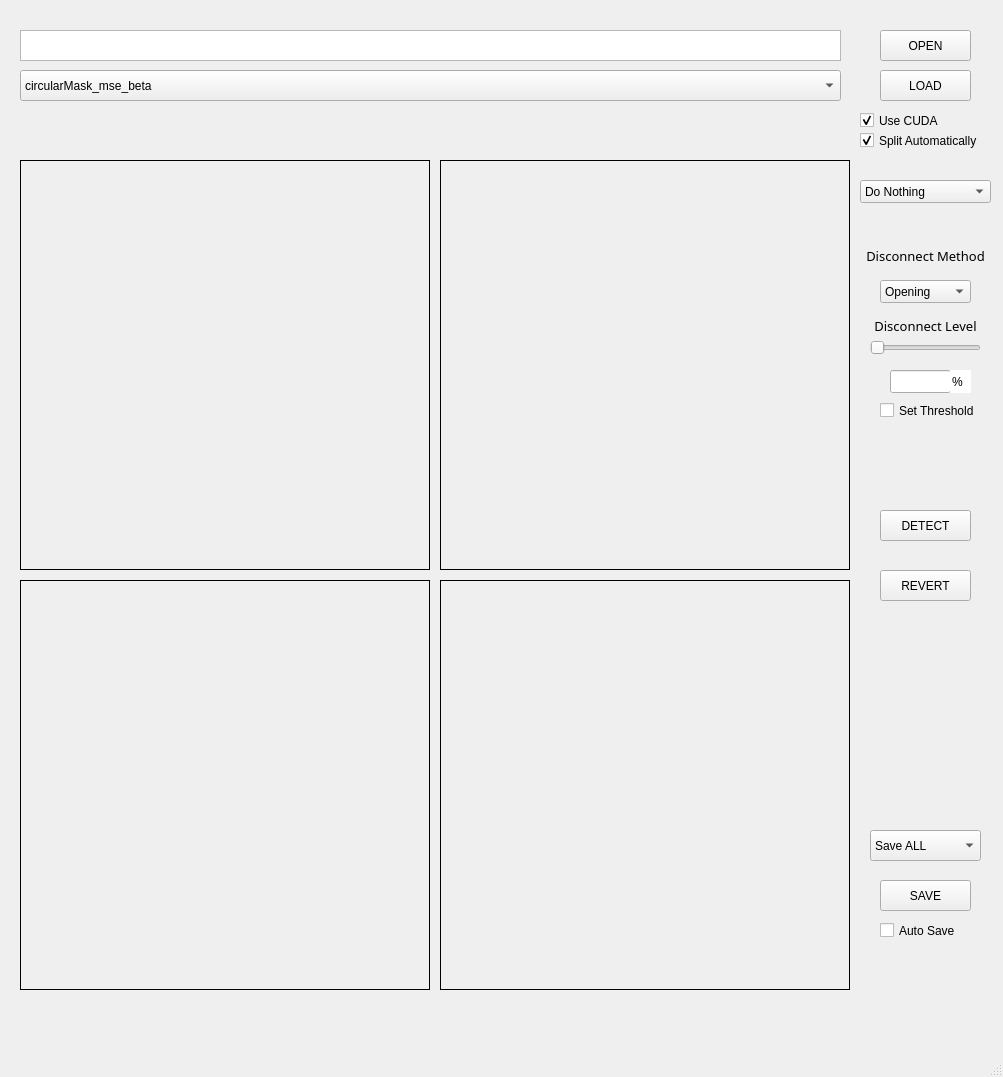
<?xml version="1.0" encoding="UTF-8"?>
<ui version="4.0">
 <class>MainWindow</class>
 <widget class="QMainWindow" name="MainWindow">
  <property name="geometry">
   <rect>
    <x>0</x>
    <y>0</y>
    <width>1003</width>
    <height>1077</height>
   </rect>
  </property>
  <property name="windowTitle">
   <string>Atom Segmentation</string>
  </property>
  <widget class="QWidget" name="centralwidget">
   <widget class="QTextEdit" name="imagePath">
    <property name="enabled">
     <bool>true</bool>
    </property>
    <property name="geometry">
     <rect>
      <x>20</x>
      <y>30</y>
      <width>821</width>
      <height>31</height>
     </rect>
    </property>
   </widget>
   <widget class="QPushButton" name="open">
    <property name="geometry">
     <rect>
      <x>880</x>
      <y>30</y>
      <width>91</width>
      <height>31</height>
     </rect>
    </property>
    <property name="text">
     <string>OPEN</string>
    </property>
   </widget>
   <widget class="QLabel" name="ori">
    <property name="geometry">
     <rect>
      <x>20</x>
      <y>160</y>
      <width>410</width>
      <height>410</height>
     </rect>
    </property>
    <property name="frameShape">
     <enum>QFrame::Box</enum>
    </property>
    <property name="text">
     <string/>
    </property>
    <property name="scaledContents">
     <bool>true</bool>
    </property>
   </widget>
   <widget class="QLabel" name="model_output">
    <property name="geometry">
     <rect>
      <x>440</x>
      <y>160</y>
      <width>410</width>
      <height>410</height>
     </rect>
    </property>
    <property name="frameShape">
     <enum>QFrame::Box</enum>
    </property>
    <property name="text">
     <string/>
    </property>
    <property name="scaledContents">
     <bool>true</bool>
    </property>
   </widget>
   <widget class="QLabel" name="preprocess">
    <property name="geometry">
     <rect>
      <x>20</x>
      <y>580</y>
      <width>410</width>
      <height>410</height>
     </rect>
    </property>
    <property name="frameShape">
     <enum>QFrame::Box</enum>
    </property>
    <property name="text">
     <string/>
    </property>
    <property name="scaledContents">
     <bool>true</bool>
    </property>
   </widget>
   <widget class="QLabel" name="detect_result">
    <property name="geometry">
     <rect>
      <x>440</x>
      <y>580</y>
      <width>410</width>
      <height>410</height>
     </rect>
    </property>
    <property name="frameShape">
     <enum>QFrame::Box</enum>
    </property>
    <property name="text">
     <string/>
    </property>
    <property name="scaledContents">
     <bool>true</bool>
    </property>
   </widget>
   <widget class="QComboBox" name="modelPath">
    <property name="geometry">
     <rect>
      <x>20</x>
      <y>70</y>
      <width>821</width>
      <height>31</height>
     </rect>
    </property>
    <property name="whatsThis">
     <string>&lt;html&gt;&lt;head/&gt;&lt;body&gt;&lt;p&gt;&lt;br/&gt;&lt;/p&gt;&lt;/body&gt;&lt;/html&gt;</string>
    </property>
    <item>
     <property name="text">
      <string>circularMask_mse_beta</string>
     </property>
    </item>
    <item>
     <property name="text">
      <string>denoise&amp;airysuperrez_beta</string>
     </property>
    </item>
    <item>
     <property name="text">
      <string>circularMask_chi10_beta</string>
     </property>
    </item>
    <item>
     <property name="text">
      <string>circularMask_chi100_beta</string>
     </property>
    </item>
    <item>
     <property name="text">
      <string>gaussianMask+</string>
     </property>
    </item>
    <item>
     <property name="text">
      <string>circularMask</string>
     </property>
    </item>
    <item>
     <property name="text">
      <string>guassianMask</string>
     </property>
    </item>
    <item>
     <property name="text">
      <string>denoise</string>
     </property>
    </item>
    <item>
     <property name="text">
      <string>denoise&amp;bgremoval</string>
     </property>
    </item>
    <item>
     <property name="text">
      <string>denoise&amp;bgremoval&amp;superres</string>
     </property>
    </item>
   </widget>
   <widget class="QCheckBox" name="use_cuda">
    <property name="geometry">
     <rect>
      <x>860</x>
      <y>110</y>
      <width>131</width>
      <height>21</height>
     </rect>
    </property>
    <property name="text">
     <string>Use CUDA</string>
    </property>
    <property name="checked">
     <bool>true</bool>
    </property>
   </widget>
   <widget class="QSlider" name="se_num">
    <property name="geometry">
     <rect>
      <x>870</x>
      <y>340</y>
      <width>111</width>
      <height>16</height>
     </rect>
    </property>
    <property name="font">
     <font>
      <pointsize>9</pointsize>
     </font>
    </property>
    <property name="maximum">
     <number>20</number>
    </property>
    <property name="orientation">
     <enum>Qt::Horizontal</enum>
    </property>
   </widget>
   <widget class="QPushButton" name="save">
    <property name="geometry">
     <rect>
      <x>880</x>
      <y>880</y>
      <width>91</width>
      <height>31</height>
     </rect>
    </property>
    <property name="text">
     <string>SAVE</string>
    </property>
   </widget>
   <widget class="QCheckBox" name="auto_save">
    <property name="geometry">
     <rect>
      <x>880</x>
      <y>920</y>
      <width>101</width>
      <height>21</height>
     </rect>
    </property>
    <property name="text">
     <string>Auto Save</string>
    </property>
   </widget>
   <widget class="QComboBox" name="save_option">
    <property name="geometry">
     <rect>
      <x>870</x>
      <y>830</y>
      <width>111</width>
      <height>31</height>
     </rect>
    </property>
    <item>
     <property name="text">
      <string>Save ALL</string>
     </property>
    </item>
    <item>
     <property name="text">
      <string>Model output</string>
     </property>
    </item>
    <item>
     <property name="text">
      <string>Original image with markers</string>
     </property>
    </item>
    <item>
     <property name="text">
      <string>Four-panel image</string>
     </property>
    </item>
    <item>
     <property name="text">
      <string>Atom positions</string>
     </property>
    </item>
   </widget>
   <widget class="QPushButton" name="load">
    <property name="geometry">
     <rect>
      <x>880</x>
      <y>70</y>
      <width>91</width>
      <height>31</height>
     </rect>
    </property>
    <property name="text">
     <string>LOAD</string>
    </property>
   </widget>
   <widget class="QLabel" name="label">
    <property name="geometry">
     <rect>
      <x>870</x>
      <y>310</y>
      <width>111</width>
      <height>31</height>
     </rect>
    </property>
    <property name="font">
     <font>
      <family>Sans Serif</family>
      <pointsize>10</pointsize>
      <weight>50</weight>
      <bold>false</bold>
      <kerning>false</kerning>
     </font>
    </property>
    <property name="frameShape">
     <enum>QFrame::NoFrame</enum>
    </property>
    <property name="text">
     <string>Disconnect Level</string>
    </property>
    <property name="alignment">
     <set>Qt::AlignCenter</set>
    </property>
   </widget>
   <widget class="QPushButton" name="circle_detect">
    <property name="geometry">
     <rect>
      <x>880</x>
      <y>510</y>
      <width>91</width>
      <height>31</height>
     </rect>
    </property>
    <property name="text">
     <string>DETECT</string>
    </property>
   </widget>
   <widget class="QPushButton" name="revert">
    <property name="geometry">
     <rect>
      <x>880</x>
      <y>570</y>
      <width>91</width>
      <height>31</height>
     </rect>
    </property>
    <property name="text">
     <string>REVERT</string>
    </property>
   </widget>
   <widget class="QCheckBox" name="split">
    <property name="geometry">
     <rect>
      <x>860</x>
      <y>130</y>
      <width>141</width>
      <height>21</height>
     </rect>
    </property>
    <property name="text">
     <string>Split Automatically</string>
    </property>
    <property name="checked">
     <bool>true</bool>
    </property>
   </widget>
   <widget class="QComboBox" name="denoise_method">
    <property name="geometry">
     <rect>
      <x>880</x>
      <y>280</y>
      <width>91</width>
      <height>23</height>
     </rect>
    </property>
    <item>
     <property name="text">
      <string>Opening</string>
     </property>
    </item>
    <item>
     <property name="text">
      <string>Erosion</string>
     </property>
    </item>
   </widget>
   <widget class="QLabel" name="label_4">
    <property name="geometry">
     <rect>
      <x>860</x>
      <y>240</y>
      <width>131</width>
      <height>31</height>
     </rect>
    </property>
    <property name="font">
     <font>
      <family>Sans Serif</family>
      <pointsize>10</pointsize>
      <weight>50</weight>
      <bold>false</bold>
      <kerning>false</kerning>
     </font>
    </property>
    <property name="frameShape">
     <enum>QFrame::NoFrame</enum>
    </property>
    <property name="text">
     <string>Disconnect Method</string>
    </property>
    <property name="alignment">
     <set>Qt::AlignCenter</set>
    </property>
   </widget>
   <widget class="QComboBox" name="change_size">
    <property name="geometry">
     <rect>
      <x>860</x>
      <y>180</y>
      <width>131</width>
      <height>23</height>
     </rect>
    </property>
    <item>
     <property name="text">
      <string>Do Nothing</string>
     </property>
    </item>
    <item>
     <property name="text">
      <string>Down sample  by 2</string>
     </property>
    </item>
    <item>
     <property name="text">
      <string>Up sample by 2</string>
     </property>
    </item>
    <item>
     <property name="text">
      <string>Down sample by 3</string>
     </property>
    </item>
    <item>
     <property name="text">
      <string>Up sample by 3</string>
     </property>
    </item>
    <item>
     <property name="text">
      <string>Down sample by 4</string>
     </property>
    </item>
    <item>
     <property name="text">
      <string>Up sample by 4</string>
     </property>
    </item>
   </widget>
   <widget class="QCheckBox" name="set_thre">
    <property name="geometry">
     <rect>
      <x>880</x>
      <y>400</y>
      <width>111</width>
      <height>21</height>
     </rect>
    </property>
    <property name="text">
     <string>Set Threshold</string>
    </property>
    <property name="checked">
     <bool>false</bool>
    </property>
   </widget>
   <widget class="QLineEdit" name="thre">
    <property name="geometry">
     <rect>
      <x>890</x>
      <y>370</y>
      <width>61</width>
      <height>23</height>
     </rect>
    </property>
   </widget>
   <widget class="QLineEdit" name="lineEdit_2">
    <property name="geometry">
     <rect>
      <x>950</x>
      <y>370</y>
      <width>21</width>
      <height>23</height>
     </rect>
    </property>
    <property name="inputMask">
     <string notr="true"/>
    </property>
    <property name="text">
     <string>%</string>
    </property>
    <property name="frame">
     <bool>false</bool>
    </property>
    <property name="readOnly">
     <bool>true</bool>
    </property>
   </widget>
   <zorder>imagePath</zorder>
   <zorder>open</zorder>
   <zorder>ori</zorder>
   <zorder>model_output</zorder>
   <zorder>preprocess</zorder>
   <zorder>detect_result</zorder>
   <zorder>save</zorder>
   <zorder>modelPath</zorder>
   <zorder>se_num</zorder>
   <zorder>auto_save</zorder>
   <zorder>label</zorder>
   <zorder>revert</zorder>
   <zorder>load</zorder>
   <zorder>circle_detect</zorder>
   <zorder>use_cuda</zorder>
   <zorder>save_option</zorder>
   <zorder>split</zorder>
   <zorder>denoise_method</zorder>
   <zorder>label_4</zorder>
   <zorder>change_size</zorder>
   <zorder>set_thre</zorder>
   <zorder>thre</zorder>
   <zorder>lineEdit_2</zorder>
  </widget>
  <widget class="QMenuBar" name="menubar">
   <property name="geometry">
    <rect>
     <x>0</x>
     <y>0</y>
     <width>1003</width>
     <height>20</height>
    </rect>
   </property>
  </widget>
  <widget class="QStatusBar" name="statusbar"/>
 </widget>
 <resources/>
 <connections/>
</ui>
